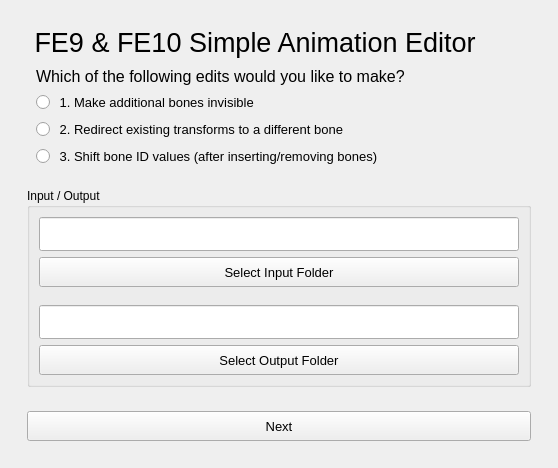
<?xml version="1.0" encoding="UTF-8"?>
<ui version="4.0">
 <class>MainWindow</class>
 <widget class="QMainWindow" name="MainWindow">
  <property name="geometry">
   <rect>
    <x>0</x>
    <y>0</y>
    <width>558</width>
    <height>468</height>
   </rect>
  </property>
  <property name="maximumSize">
   <size>
    <width>16777215</width>
    <height>16777215</height>
   </size>
  </property>
  <property name="windowTitle">
   <string>GA Edits</string>
  </property>
  <widget class="QWidget" name="centralwidget">
   <property name="maximumSize">
    <size>
     <width>16777215</width>
     <height>16777215</height>
    </size>
   </property>
   <layout class="QVBoxLayout" name="verticalLayout_7">
    <item>
     <widget class="QStackedWidget" name="stackedWidget">
      <property name="currentIndex">
       <number>0</number>
      </property>
      <widget class="QWidget" name="Start_0">
       <layout class="QVBoxLayout" name="verticalLayout_2" stretch="0">
        <property name="spacing">
         <number>0</number>
        </property>
        <property name="leftMargin">
         <number>9</number>
        </property>
        <property name="topMargin">
         <number>9</number>
        </property>
        <property name="rightMargin">
         <number>9</number>
        </property>
        <property name="bottomMargin">
         <number>9</number>
        </property>
        <item>
         <widget class="QScrollArea" name="scrollArea">
          <property name="frameShape">
           <enum>QFrame::Shape::NoFrame</enum>
          </property>
          <property name="widgetResizable">
           <bool>true</bool>
          </property>
          <widget class="QWidget" name="scrollAreaWidgetContents">
           <property name="geometry">
            <rect>
             <x>0</x>
             <y>0</y>
             <width>510</width>
             <height>444</height>
            </rect>
           </property>
           <layout class="QVBoxLayout" name="verticalLayout_3">
            <property name="spacing">
             <number>0</number>
            </property>
            <property name="leftMargin">
             <number>9</number>
            </property>
            <property name="topMargin">
             <number>9</number>
            </property>
            <property name="rightMargin">
             <number>9</number>
            </property>
            <property name="bottomMargin">
             <number>9</number>
            </property>
            <item>
             <widget class="QLabel" name="label_0_title">
              <property name="font">
               <font>
                <pointsize>20</pointsize>
               </font>
              </property>
              <property name="text">
               <string> FE9 &amp; FE10 Simple Animation Editor</string>
              </property>
             </widget>
            </item>
            <item>
             <widget class="QFrame" name="frame_0_edit">
              <layout class="QVBoxLayout" name="verticalLayout_6">
               <item>
                <widget class="QLabel" name="label">
                 <property name="font">
                  <font>
                   <pointsize>12</pointsize>
                  </font>
                 </property>
                 <property name="text">
                  <string>Which of the following edits would you like to make?</string>
                 </property>
                </widget>
               </item>
               <item>
                <widget class="QRadioButton" name="radio_1">
                 <property name="font">
                  <font>
                   <pointsize>10</pointsize>
                  </font>
                 </property>
                 <property name="text">
                  <string> 1. Make additional bones invisible</string>
                 </property>
                </widget>
               </item>
               <item>
                <widget class="QRadioButton" name="radio_2">
                 <property name="font">
                  <font>
                   <pointsize>10</pointsize>
                  </font>
                 </property>
                 <property name="text">
                  <string> 2. Redirect existing transforms to a different bone</string>
                 </property>
                </widget>
               </item>
               <item>
                <widget class="QRadioButton" name="radio_3">
                 <property name="font">
                  <font>
                   <pointsize>10</pointsize>
                  </font>
                 </property>
                 <property name="text">
                  <string> 3. Shift bone ID values (after inserting/removing bones)</string>
                 </property>
                </widget>
               </item>
              </layout>
             </widget>
            </item>
            <item>
             <spacer name="verticalSpacer_2">
              <property name="orientation">
               <enum>Qt::Orientation::Vertical</enum>
              </property>
              <property name="sizeType">
               <enum>QSizePolicy::Policy::Fixed</enum>
              </property>
              <property name="sizeHint" stdset="0">
               <size>
                <width>20</width>
                <height>12</height>
               </size>
              </property>
             </spacer>
            </item>
            <item>
             <widget class="QGroupBox" name="groupBox_0_paths">
              <property name="title">
               <string>Input / Output</string>
              </property>
              <layout class="QVBoxLayout" name="verticalLayout_8">
               <item>
                <widget class="QLineEdit" name="lineEdit_0_input">
                 <property name="sizePolicy">
                  <sizepolicy hsizetype="Expanding" vsizetype="Minimum">
                   <horstretch>0</horstretch>
                   <verstretch>0</verstretch>
                  </sizepolicy>
                 </property>
                 <property name="minimumSize">
                  <size>
                   <width>391</width>
                   <height>34</height>
                  </size>
                 </property>
                 <property name="maximumSize">
                  <size>
                   <width>16777215</width>
                   <height>34</height>
                  </size>
                 </property>
                 <property name="font">
                  <font>
                   <pointsize>10</pointsize>
                   <bold>false</bold>
                  </font>
                 </property>
                 <property name="toolTip">
                  <string>&lt;html&gt;&lt;head/&gt;&lt;body&gt;&lt;p&gt;Choose an output folder.&lt;/p&gt;&lt;/body&gt;&lt;/html&gt;</string>
                 </property>
                 <property name="text">
                  <string/>
                 </property>
                 <property name="clearButtonEnabled">
                  <bool>true</bool>
                 </property>
                </widget>
               </item>
               <item>
                <widget class="QPushButton" name="button_0_input">
                 <property name="sizePolicy">
                  <sizepolicy hsizetype="Expanding" vsizetype="Preferred">
                   <horstretch>0</horstretch>
                   <verstretch>0</verstretch>
                  </sizepolicy>
                 </property>
                 <property name="minimumSize">
                  <size>
                   <width>0</width>
                   <height>30</height>
                  </size>
                 </property>
                 <property name="maximumSize">
                  <size>
                   <width>16777215</width>
                   <height>31</height>
                  </size>
                 </property>
                 <property name="font">
                  <font>
                   <pointsize>10</pointsize>
                   <bold>false</bold>
                  </font>
                 </property>
                 <property name="toolTip">
                  <string>&lt;html&gt;&lt;head/&gt;&lt;body&gt;&lt;p&gt;Choose an input ymu model folder containing animations and pack folder.&lt;/p&gt;&lt;/body&gt;&lt;/html&gt;</string>
                 </property>
                 <property name="text">
                  <string>Select Input Folder</string>
                 </property>
                </widget>
               </item>
               <item>
                <spacer name="verticalSpacer">
                 <property name="orientation">
                  <enum>Qt::Orientation::Vertical</enum>
                 </property>
                 <property name="sizeType">
                  <enum>QSizePolicy::Policy::Fixed</enum>
                 </property>
                 <property name="sizeHint" stdset="0">
                  <size>
                   <width>20</width>
                   <height>12</height>
                  </size>
                 </property>
                </spacer>
               </item>
               <item>
                <widget class="QLineEdit" name="lineEdit_0_output">
                 <property name="sizePolicy">
                  <sizepolicy hsizetype="Expanding" vsizetype="Minimum">
                   <horstretch>0</horstretch>
                   <verstretch>0</verstretch>
                  </sizepolicy>
                 </property>
                 <property name="minimumSize">
                  <size>
                   <width>391</width>
                   <height>34</height>
                  </size>
                 </property>
                 <property name="maximumSize">
                  <size>
                   <width>16777215</width>
                   <height>34</height>
                  </size>
                 </property>
                 <property name="font">
                  <font>
                   <pointsize>10</pointsize>
                   <bold>false</bold>
                  </font>
                 </property>
                 <property name="text">
                  <string/>
                 </property>
                 <property name="clearButtonEnabled">
                  <bool>true</bool>
                 </property>
                </widget>
               </item>
               <item>
                <widget class="QPushButton" name="button_0_output">
                 <property name="sizePolicy">
                  <sizepolicy hsizetype="Expanding" vsizetype="Preferred">
                   <horstretch>0</horstretch>
                   <verstretch>0</verstretch>
                  </sizepolicy>
                 </property>
                 <property name="minimumSize">
                  <size>
                   <width>0</width>
                   <height>30</height>
                  </size>
                 </property>
                 <property name="maximumSize">
                  <size>
                   <width>16777215</width>
                   <height>31</height>
                  </size>
                 </property>
                 <property name="font">
                  <font>
                   <pointsize>10</pointsize>
                   <bold>false</bold>
                  </font>
                 </property>
                 <property name="toolTip">
                  <string>&lt;html&gt;&lt;head/&gt;&lt;body&gt;&lt;p&gt;Choose an output folder.&lt;/p&gt;&lt;/body&gt;&lt;/html&gt;</string>
                 </property>
                 <property name="text">
                  <string>Select Output Folder</string>
                 </property>
                </widget>
               </item>
              </layout>
             </widget>
            </item>
            <item>
             <spacer name="verticalSpacer_4">
              <property name="orientation">
               <enum>Qt::Orientation::Vertical</enum>
              </property>
              <property name="sizeType">
               <enum>QSizePolicy::Policy::Fixed</enum>
              </property>
              <property name="sizeHint" stdset="0">
               <size>
                <width>20</width>
                <height>24</height>
               </size>
              </property>
             </spacer>
            </item>
            <item>
             <widget class="QPushButton" name="button_0_next">
              <property name="minimumSize">
               <size>
                <width>0</width>
                <height>30</height>
               </size>
              </property>
              <property name="font">
               <font>
                <pointsize>10</pointsize>
               </font>
              </property>
              <property name="text">
               <string>Next</string>
              </property>
             </widget>
            </item>
           </layout>
          </widget>
         </widget>
        </item>
       </layout>
      </widget>
      <widget class="QWidget" name="Invis_1">
       <layout class="QVBoxLayout" name="verticalLayout" stretch="0">
        <property name="bottomMargin">
         <number>10</number>
        </property>
        <item>
         <widget class="QScrollArea" name="scrollArea_1">
          <property name="frameShape">
           <enum>QFrame::Shape::NoFrame</enum>
          </property>
          <property name="frameShadow">
           <enum>QFrame::Shadow::Plain</enum>
          </property>
          <property name="widgetResizable">
           <bool>true</bool>
          </property>
          <widget class="QWidget" name="scrollAreaWidgetContents_1">
           <property name="geometry">
            <rect>
             <x>0</x>
             <y>0</y>
             <width>522</width>
             <height>431</height>
            </rect>
           </property>
           <layout class="QVBoxLayout" name="verticalLayout_15">
            <item>
             <widget class="QLabel" name="label_1_title">
              <property name="font">
               <font>
                <pointsize>16</pointsize>
               </font>
              </property>
              <property name="text">
               <string>1. Make additional bones invisible</string>
              </property>
             </widget>
            </item>
            <item>
             <widget class="QFrame" name="frame_1_input">
              <property name="frameShape">
               <enum>QFrame::Shape::NoFrame</enum>
              </property>
              <property name="frameShadow">
               <enum>QFrame::Shadow::Raised</enum>
              </property>
              <layout class="QVBoxLayout" name="verticalLayout_5"/>
             </widget>
            </item>
            <item>
             <widget class="QFrame" name="frame">
              <property name="frameShape">
               <enum>QFrame::Shape::NoFrame</enum>
              </property>
              <property name="frameShadow">
               <enum>QFrame::Shadow::Raised</enum>
              </property>
              <layout class="QHBoxLayout" name="horizontalLayout_2">
               <property name="leftMargin">
                <number>36</number>
               </property>
               <item>
                <widget class="QLabel" name="label_2">
                 <property name="font">
                  <font>
                   <pointsize>10</pointsize>
                  </font>
                 </property>
                 <property name="text">
                  <string>Primarily intended for use after adding weapons to a model. 
Use to make a bone fully invisible (scale=0) for the animation duration.</string>
                 </property>
                 <property name="wordWrap">
                  <bool>true</bool>
                 </property>
                </widget>
               </item>
              </layout>
             </widget>
            </item>
            <item>
             <spacer name="verticalSpacer_5">
              <property name="orientation">
               <enum>Qt::Orientation::Vertical</enum>
              </property>
              <property name="sizeType">
               <enum>QSizePolicy::Policy::Fixed</enum>
              </property>
              <property name="sizeHint" stdset="0">
               <size>
                <width>20</width>
                <height>50</height>
               </size>
              </property>
             </spacer>
            </item>
            <item>
             <widget class="QGroupBox" name="groupBox">
              <property name="font">
               <font>
                <pointsize>10</pointsize>
               </font>
              </property>
              <property name="title">
               <string>Input Variables</string>
              </property>
              <layout class="QVBoxLayout" name="verticalLayout_11">
               <item>
                <widget class="QFrame" name="frame_1_ids">
                 <property name="maximumSize">
                  <size>
                   <width>16777215</width>
                   <height>50</height>
                  </size>
                 </property>
                 <property name="frameShape">
                  <enum>QFrame::Shape::NoFrame</enum>
                 </property>
                 <property name="frameShadow">
                  <enum>QFrame::Shadow::Raised</enum>
                 </property>
                 <layout class="QHBoxLayout" name="horizontalLayout" stretch="2,0,1">
                  <property name="leftMargin">
                   <number>24</number>
                  </property>
                  <property name="rightMargin">
                   <number>24</number>
                  </property>
                  <item>
                   <widget class="QLabel" name="label_1_bone_ids">
                    <property name="font">
                     <font>
                      <pointsize>10</pointsize>
                     </font>
                    </property>
                    <property name="text">
                     <string>Bone IDs (hex) of additional invisible bones. Separate by spaces. Do not include &quot;0x&quot;.</string>
                    </property>
                    <property name="wordWrap">
                     <bool>true</bool>
                    </property>
                   </widget>
                  </item>
                  <item>
                   <widget class="QLabel" name="label_1_0x">
                    <property name="text">
                     <string>0x</string>
                    </property>
                   </widget>
                  </item>
                  <item>
                   <widget class="QLineEdit" name="lineEdit_1_bone_ids">
                    <property name="minimumSize">
                     <size>
                      <width>0</width>
                      <height>30</height>
                     </size>
                    </property>
                    <property name="clearButtonEnabled">
                     <bool>true</bool>
                    </property>
                   </widget>
                  </item>
                 </layout>
                </widget>
               </item>
               <item>
                <widget class="QPushButton" name="button_1_run">
                 <property name="minimumSize">
                  <size>
                   <width>0</width>
                   <height>30</height>
                  </size>
                 </property>
                 <property name="text">
                  <string>Confirm</string>
                 </property>
                </widget>
               </item>
              </layout>
             </widget>
            </item>
            <item>
             <spacer name="verticalSpacer_3">
              <property name="orientation">
               <enum>Qt::Orientation::Vertical</enum>
              </property>
              <property name="sizeType">
               <enum>QSizePolicy::Policy::Fixed</enum>
              </property>
              <property name="sizeHint" stdset="0">
               <size>
                <width>20</width>
                <height>20</height>
               </size>
              </property>
             </spacer>
            </item>
            <item>
             <widget class="QLabel" name="label_1_status">
              <property name="minimumSize">
               <size>
                <width>0</width>
                <height>30</height>
               </size>
              </property>
              <property name="text">
               <string>Status: Waiting for input.</string>
              </property>
              <property name="alignment">
               <set>Qt::AlignmentFlag::AlignCenter</set>
              </property>
             </widget>
            </item>
            <item>
             <widget class="QPushButton" name="button_1_back">
              <property name="minimumSize">
               <size>
                <width>0</width>
                <height>30</height>
               </size>
              </property>
              <property name="font">
               <font>
                <pointsize>10</pointsize>
               </font>
              </property>
              <property name="text">
               <string>Back</string>
              </property>
             </widget>
            </item>
           </layout>
          </widget>
         </widget>
        </item>
       </layout>
      </widget>
      <widget class="QWidget" name="Swap_2">
       <layout class="QVBoxLayout" name="verticalLayout_9">
        <property name="spacing">
         <number>0</number>
        </property>
        <property name="leftMargin">
         <number>9</number>
        </property>
        <property name="topMargin">
         <number>9</number>
        </property>
        <property name="rightMargin">
         <number>9</number>
        </property>
        <property name="bottomMargin">
         <number>9</number>
        </property>
        <item>
         <widget class="QScrollArea" name="scrollArea_2">
          <property name="frameShape">
           <enum>QFrame::Shape::NoFrame</enum>
          </property>
          <property name="widgetResizable">
           <bool>true</bool>
          </property>
          <widget class="QWidget" name="scrollAreaWidgetContents_2">
           <property name="geometry">
            <rect>
             <x>0</x>
             <y>0</y>
             <width>314</width>
             <height>532</height>
            </rect>
           </property>
           <layout class="QVBoxLayout" name="verticalLayout_4">
            <item>
             <widget class="QLabel" name="label_7">
              <property name="font">
               <font>
                <pointsize>16</pointsize>
               </font>
              </property>
              <property name="text">
               <string>2. Redirect existing transformations to a different bone</string>
              </property>
              <property name="wordWrap">
               <bool>true</bool>
              </property>
             </widget>
            </item>
            <item>
             <widget class="QLabel" name="label_2_about">
              <property name="font">
               <font>
                <pointsize>10</pointsize>
               </font>
              </property>
              <property name="text">
               <string>This is not the same as copying an existing transformation. This will swap the old and new bone IDs, so that the old bone is no longer transformed at all. 

Used for cases where the mesh from the old bone is deleted and replaced with a new bone and mesh, such as for swapping heads of characters.</string>
              </property>
              <property name="wordWrap">
               <bool>true</bool>
              </property>
             </widget>
            </item>
            <item>
             <spacer name="verticalSpacer_6">
              <property name="orientation">
               <enum>Qt::Orientation::Vertical</enum>
              </property>
              <property name="sizeType">
               <enum>QSizePolicy::Policy::Fixed</enum>
              </property>
              <property name="sizeHint" stdset="0">
               <size>
                <width>20</width>
                <height>30</height>
               </size>
              </property>
             </spacer>
            </item>
            <item>
             <widget class="QGroupBox" name="groupBox_2_vars">
              <property name="font">
               <font>
                <pointsize>10</pointsize>
               </font>
              </property>
              <property name="title">
               <string>Input Variables</string>
              </property>
              <layout class="QVBoxLayout" name="verticalLayout_10">
               <property name="topMargin">
                <number>0</number>
               </property>
               <item>
                <widget class="QFrame" name="frame_2_bone_new">
                 <property name="frameShape">
                  <enum>QFrame::Shape::NoFrame</enum>
                 </property>
                 <property name="frameShadow">
                  <enum>QFrame::Shadow::Raised</enum>
                 </property>
                 <layout class="QHBoxLayout" name="horizontalLayout_4">
                  <item>
                   <widget class="QLabel" name="label_2_bone_new">
                    <property name="minimumSize">
                     <size>
                      <width>160</width>
                      <height>0</height>
                     </size>
                    </property>
                    <property name="maximumSize">
                     <size>
                      <width>160</width>
                      <height>30</height>
                     </size>
                    </property>
                    <property name="font">
                     <font>
                      <pointsize>10</pointsize>
                     </font>
                    </property>
                    <property name="text">
                     <string>New Bone ID in hex:</string>
                    </property>
                    <property name="wordWrap">
                     <bool>true</bool>
                    </property>
                   </widget>
                  </item>
                  <item>
                   <widget class="QLabel" name="label_2_bone_new_0x">
                    <property name="minimumSize">
                     <size>
                      <width>30</width>
                      <height>0</height>
                     </size>
                    </property>
                    <property name="maximumSize">
                     <size>
                      <width>30</width>
                      <height>16777215</height>
                     </size>
                    </property>
                    <property name="font">
                     <font>
                      <pointsize>10</pointsize>
                     </font>
                    </property>
                    <property name="text">
                     <string>0x</string>
                    </property>
                    <property name="alignment">
                     <set>Qt::AlignmentFlag::AlignRight|Qt::AlignmentFlag::AlignTrailing|Qt::AlignmentFlag::AlignVCenter</set>
                    </property>
                    <property name="wordWrap">
                     <bool>true</bool>
                    </property>
                   </widget>
                  </item>
                  <item>
                   <widget class="QLineEdit" name="lineEdit_2_bone_new">
                    <property name="minimumSize">
                     <size>
                      <width>0</width>
                      <height>30</height>
                     </size>
                    </property>
                    <property name="font">
                     <font>
                      <pointsize>10</pointsize>
                     </font>
                    </property>
                    <property name="clearButtonEnabled">
                     <bool>true</bool>
                    </property>
                   </widget>
                  </item>
                 </layout>
                </widget>
               </item>
               <item>
                <widget class="QFrame" name="frame_2_bone_orig">
                 <property name="frameShape">
                  <enum>QFrame::Shape::NoFrame</enum>
                 </property>
                 <property name="frameShadow">
                  <enum>QFrame::Shadow::Raised</enum>
                 </property>
                 <layout class="QHBoxLayout" name="horizontalLayout_3">
                  <item>
                   <widget class="QLabel" name="label_2_bone_orig">
                    <property name="minimumSize">
                     <size>
                      <width>160</width>
                      <height>0</height>
                     </size>
                    </property>
                    <property name="maximumSize">
                     <size>
                      <width>160</width>
                      <height>16777215</height>
                     </size>
                    </property>
                    <property name="font">
                     <font>
                      <pointsize>10</pointsize>
                     </font>
                    </property>
                    <property name="text">
                     <string>Original Bone ID in hex:</string>
                    </property>
                   </widget>
                  </item>
                  <item>
                   <widget class="QLabel" name="label_2_bone_orig_0x">
                    <property name="minimumSize">
                     <size>
                      <width>30</width>
                      <height>0</height>
                     </size>
                    </property>
                    <property name="maximumSize">
                     <size>
                      <width>30</width>
                      <height>16777215</height>
                     </size>
                    </property>
                    <property name="font">
                     <font>
                      <pointsize>10</pointsize>
                     </font>
                    </property>
                    <property name="text">
                     <string>0x</string>
                    </property>
                    <property name="alignment">
                     <set>Qt::AlignmentFlag::AlignRight|Qt::AlignmentFlag::AlignTrailing|Qt::AlignmentFlag::AlignVCenter</set>
                    </property>
                    <property name="wordWrap">
                     <bool>true</bool>
                    </property>
                   </widget>
                  </item>
                  <item>
                   <widget class="QLineEdit" name="lineEdit_2_bone_orig">
                    <property name="minimumSize">
                     <size>
                      <width>0</width>
                      <height>30</height>
                     </size>
                    </property>
                    <property name="font">
                     <font>
                      <pointsize>10</pointsize>
                     </font>
                    </property>
                    <property name="clearButtonEnabled">
                     <bool>true</bool>
                    </property>
                   </widget>
                  </item>
                 </layout>
                </widget>
               </item>
               <item>
                <widget class="QPushButton" name="button_2_run">
                 <property name="minimumSize">
                  <size>
                   <width>0</width>
                   <height>30</height>
                  </size>
                 </property>
                 <property name="font">
                  <font>
                   <pointsize>8</pointsize>
                  </font>
                 </property>
                 <property name="text">
                  <string>Confirm</string>
                 </property>
                </widget>
               </item>
              </layout>
             </widget>
            </item>
            <item>
             <widget class="QLabel" name="label_2_status">
              <property name="minimumSize">
               <size>
                <width>0</width>
                <height>30</height>
               </size>
              </property>
              <property name="text">
               <string>Status: Waiting for input.</string>
              </property>
              <property name="alignment">
               <set>Qt::AlignmentFlag::AlignCenter</set>
              </property>
             </widget>
            </item>
            <item>
             <widget class="QPushButton" name="button_2_back">
              <property name="minimumSize">
               <size>
                <width>0</width>
                <height>30</height>
               </size>
              </property>
              <property name="font">
               <font>
                <pointsize>10</pointsize>
               </font>
              </property>
              <property name="text">
               <string>Back</string>
              </property>
             </widget>
            </item>
           </layout>
          </widget>
         </widget>
        </item>
       </layout>
      </widget>
      <widget class="QWidget" name="Shift_3">
       <layout class="QVBoxLayout" name="verticalLayout_14">
        <property name="spacing">
         <number>0</number>
        </property>
        <property name="leftMargin">
         <number>9</number>
        </property>
        <property name="topMargin">
         <number>9</number>
        </property>
        <property name="rightMargin">
         <number>9</number>
        </property>
        <property name="bottomMargin">
         <number>9</number>
        </property>
        <item>
         <widget class="QScrollArea" name="scrollArea_3">
          <property name="frameShape">
           <enum>QFrame::Shape::NoFrame</enum>
          </property>
          <property name="widgetResizable">
           <bool>true</bool>
          </property>
          <widget class="QWidget" name="scrollAreaWidgetContents_3">
           <property name="geometry">
            <rect>
             <x>0</x>
             <y>0</y>
             <width>350</width>
             <height>529</height>
            </rect>
           </property>
           <layout class="QVBoxLayout" name="verticalLayout_13">
            <item>
             <widget class="QLabel" name="label_3_title">
              <property name="font">
               <font>
                <pointsize>16</pointsize>
               </font>
              </property>
              <property name="text">
               <string>3. Shift Bone Index Values</string>
              </property>
              <property name="alignment">
               <set>Qt::AlignmentFlag::AlignLeading|Qt::AlignmentFlag::AlignLeft|Qt::AlignmentFlag::AlignVCenter</set>
              </property>
              <property name="wordWrap">
               <bool>true</bool>
              </property>
             </widget>
            </item>
            <item>
             <widget class="QLabel" name="label_3_about">
              <property name="font">
               <font>
                <pointsize>10</pointsize>
               </font>
              </property>
              <property name="text">
               <string>- Shift bone index values after adding/deleting bones. 
- The added or deleted bones must be sequential in the original skeleton order. 
- Run multiple times for added/deleted bones that are not in sequence. 
- Process bone deletions before additions if both took place.</string>
              </property>
              <property name="wordWrap">
               <bool>true</bool>
              </property>
             </widget>
            </item>
            <item>
             <widget class="QRadioButton" name="radio_3_minus">
              <property name="font">
               <font>
                <pointsize>10</pointsize>
               </font>
              </property>
              <property name="text">
               <string> Bones were deleted from a skeleton.</string>
              </property>
              <property name="checked">
               <bool>true</bool>
              </property>
             </widget>
            </item>
            <item>
             <widget class="QRadioButton" name="radio3_add">
              <property name="font">
               <font>
                <pointsize>10</pointsize>
               </font>
              </property>
              <property name="text">
               <string> Bones were added to a skeleton.</string>
              </property>
              <property name="checked">
               <bool>false</bool>
              </property>
             </widget>
            </item>
            <item>
             <widget class="QGroupBox" name="groupBox_3_vars">
              <property name="font">
               <font>
                <pointsize>10</pointsize>
               </font>
              </property>
              <property name="title">
               <string>Input Variables</string>
              </property>
              <layout class="QVBoxLayout" name="verticalLayout_12" stretch="5,1,1">
               <item>
                <widget class="QFrame" name="frame_2_bone_orig_2">
                 <property name="frameShape">
                  <enum>QFrame::Shape::NoFrame</enum>
                 </property>
                 <property name="frameShadow">
                  <enum>QFrame::Shadow::Raised</enum>
                 </property>
                 <layout class="QHBoxLayout" name="horizontalLayout_5">
                  <item>
                   <widget class="QLabel" name="label_3_bone_id">
                    <property name="minimumSize">
                     <size>
                      <width>160</width>
                      <height>0</height>
                     </size>
                    </property>
                    <property name="maximumSize">
                     <size>
                      <width>300</width>
                      <height>16777215</height>
                     </size>
                    </property>
                    <property name="font">
                     <font>
                      <pointsize>10</pointsize>
                     </font>
                    </property>
                    <property name="text">
                     <string>Bone ID of first deleted bone in old skeleton OR Bone ID of first inserted bone in updated skeleton:</string>
                    </property>
                    <property name="wordWrap">
                     <bool>true</bool>
                    </property>
                   </widget>
                  </item>
                  <item>
                   <widget class="QLabel" name="label_3_bone_id_0x">
                    <property name="minimumSize">
                     <size>
                      <width>20</width>
                      <height>0</height>
                     </size>
                    </property>
                    <property name="maximumSize">
                     <size>
                      <width>40</width>
                      <height>16777215</height>
                     </size>
                    </property>
                    <property name="font">
                     <font>
                      <pointsize>10</pointsize>
                     </font>
                    </property>
                    <property name="text">
                     <string>0x</string>
                    </property>
                    <property name="alignment">
                     <set>Qt::AlignmentFlag::AlignRight|Qt::AlignmentFlag::AlignTrailing|Qt::AlignmentFlag::AlignVCenter</set>
                    </property>
                    <property name="wordWrap">
                     <bool>true</bool>
                    </property>
                   </widget>
                  </item>
                  <item>
                   <widget class="QLineEdit" name="lineEdit_3_bone_id">
                    <property name="minimumSize">
                     <size>
                      <width>0</width>
                      <height>30</height>
                     </size>
                    </property>
                    <property name="maximumSize">
                     <size>
                      <width>100</width>
                      <height>16777215</height>
                     </size>
                    </property>
                    <property name="font">
                     <font>
                      <pointsize>10</pointsize>
                     </font>
                    </property>
                    <property name="clearButtonEnabled">
                     <bool>true</bool>
                    </property>
                   </widget>
                  </item>
                  <item>
                   <spacer name="horizontalSpacer">
                    <property name="orientation">
                     <enum>Qt::Orientation::Horizontal</enum>
                    </property>
                    <property name="sizeType">
                     <enum>QSizePolicy::Policy::Fixed</enum>
                    </property>
                    <property name="sizeHint" stdset="0">
                     <size>
                      <width>40</width>
                      <height>20</height>
                     </size>
                    </property>
                   </spacer>
                  </item>
                 </layout>
                </widget>
               </item>
               <item>
                <widget class="QFrame" name="frame_3_bone_new">
                 <property name="frameShape">
                  <enum>QFrame::Shape::NoFrame</enum>
                 </property>
                 <property name="frameShadow">
                  <enum>QFrame::Shadow::Raised</enum>
                 </property>
                 <layout class="QHBoxLayout" name="horizontalLayout_6">
                  <item>
                   <widget class="QLabel" name="label_3_bone_delta">
                    <property name="minimumSize">
                     <size>
                      <width>160</width>
                      <height>0</height>
                     </size>
                    </property>
                    <property name="maximumSize">
                     <size>
                      <width>300</width>
                      <height>30</height>
                     </size>
                    </property>
                    <property name="font">
                     <font>
                      <pointsize>10</pointsize>
                     </font>
                    </property>
                    <property name="text">
                     <string># bones added/deleted in a row (decimal integer):</string>
                    </property>
                    <property name="wordWrap">
                     <bool>true</bool>
                    </property>
                   </widget>
                  </item>
                  <item>
                   <widget class="QLabel" name="label_3_bone_delta_0x">
                    <property name="minimumSize">
                     <size>
                      <width>20</width>
                      <height>0</height>
                     </size>
                    </property>
                    <property name="maximumSize">
                     <size>
                      <width>40</width>
                      <height>16777215</height>
                     </size>
                    </property>
                    <property name="font">
                     <font>
                      <pointsize>10</pointsize>
                     </font>
                    </property>
                    <property name="text">
                     <string/>
                    </property>
                    <property name="alignment">
                     <set>Qt::AlignmentFlag::AlignRight|Qt::AlignmentFlag::AlignTrailing|Qt::AlignmentFlag::AlignVCenter</set>
                    </property>
                    <property name="wordWrap">
                     <bool>true</bool>
                    </property>
                   </widget>
                  </item>
                  <item>
                   <widget class="QLineEdit" name="lineEdit_3_bone_delta">
                    <property name="minimumSize">
                     <size>
                      <width>0</width>
                      <height>30</height>
                     </size>
                    </property>
                    <property name="maximumSize">
                     <size>
                      <width>100</width>
                      <height>16777215</height>
                     </size>
                    </property>
                    <property name="font">
                     <font>
                      <pointsize>10</pointsize>
                     </font>
                    </property>
                    <property name="clearButtonEnabled">
                     <bool>true</bool>
                    </property>
                   </widget>
                  </item>
                  <item>
                   <spacer name="horizontalSpacer_2">
                    <property name="orientation">
                     <enum>Qt::Orientation::Horizontal</enum>
                    </property>
                    <property name="sizeType">
                     <enum>QSizePolicy::Policy::Fixed</enum>
                    </property>
                    <property name="sizeHint" stdset="0">
                     <size>
                      <width>40</width>
                      <height>20</height>
                     </size>
                    </property>
                   </spacer>
                  </item>
                 </layout>
                </widget>
               </item>
               <item>
                <widget class="QPushButton" name="button_3_run">
                 <property name="minimumSize">
                  <size>
                   <width>0</width>
                   <height>30</height>
                  </size>
                 </property>
                 <property name="font">
                  <font>
                   <pointsize>8</pointsize>
                  </font>
                 </property>
                 <property name="text">
                  <string>Confirm</string>
                 </property>
                </widget>
               </item>
              </layout>
             </widget>
            </item>
            <item>
             <widget class="QLabel" name="label_3_status">
              <property name="minimumSize">
               <size>
                <width>0</width>
                <height>30</height>
               </size>
              </property>
              <property name="text">
               <string>Status: Waiting for input.</string>
              </property>
              <property name="alignment">
               <set>Qt::AlignmentFlag::AlignCenter</set>
              </property>
             </widget>
            </item>
            <item>
             <widget class="QPushButton" name="button_3_back">
              <property name="minimumSize">
               <size>
                <width>0</width>
                <height>30</height>
               </size>
              </property>
              <property name="font">
               <font>
                <pointsize>10</pointsize>
               </font>
              </property>
              <property name="text">
               <string>Back</string>
              </property>
             </widget>
            </item>
           </layout>
          </widget>
         </widget>
        </item>
       </layout>
      </widget>
     </widget>
    </item>
   </layout>
  </widget>
 </widget>
 <resources/>
 <connections/>
</ui>
